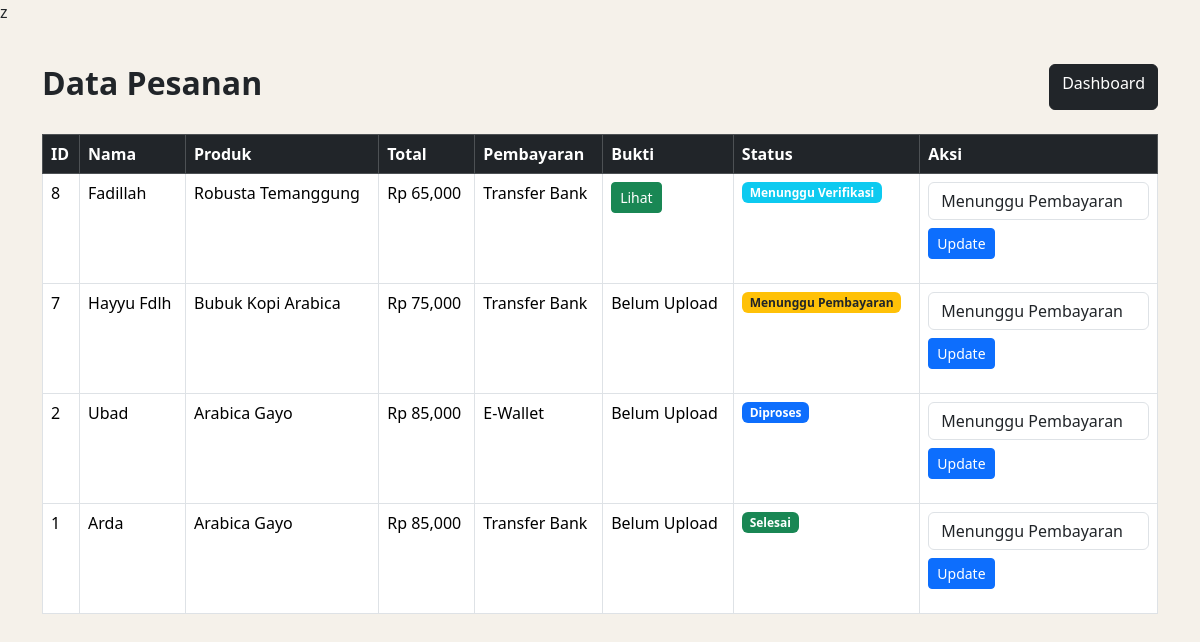
/admin/admin_pesanan.php (signed in), run on the app's committed database.
### tables this page shows
CREATE TABLE IF NOT EXISTS `pesanan` (
  `id` int NOT NULL AUTO_INCREMENT,
  `nama` varchar(100) DEFAULT NULL,
  `email` varchar(100) DEFAULT NULL,
  `alamat` text,
  `produk` varchar(100) DEFAULT NULL,
  `harga` int DEFAULT NULL,
  `payment` varchar(50) DEFAULT NULL,
  `status_pesanan` varchar(50) DEFAULT 'Menunggu Pembayaran',
  `bukti_transfer` varchar(255) DEFAULT NULL,
  `tanggal` timestamp NULL DEFAULT CURRENT_TIMESTAMP,
  `berat` varchar(20) DEFAULT NULL,
  `qty` int DEFAULT NULL,
  PRIMARY KEY (`id`)
);

### admin/admin_pesanan.php (the view, shortened to what this page needs)
<?php
include '../config/koneksi.php';
$data = mysqli_query(
    $conn,
    "SELECT * FROM pesanan ORDER BY id DESC"
);
?>
<!DOCTYPE html>
<html>
<head>
<link href="https://cdn.jsdelivr.net/npm/bootstrap@5.3.3/dist/css/bootstrap.min.css" rel="stylesheet">
</head>
<body>
<div class="container">
    <div class="d-flex justify-content-between mb-4">
        <h2 class="fw-bold">
            Data Pesanan
        </h2>
        <a href="dashboard.php" class="btn btn-dark">
            Dashboard
        </a>
    </div>
    <table class="table table-bordered bg-white">
        <tr class="table-dark">
            <th>ID</th>
            <th>Nama</th>
            <th>Produk</th>
            <th>Total</th>
            <th>Pembayaran</th>
            <th>Bukti</th>
            <th>Status</th>
            <th>Aksi</th>
        </tr>
        <?php while($d = mysqli_fetch_array($data)){ ?>
        <tr>
            <td><?php echo $d['id']; ?></td>
            <td><?php echo $d['nama']; ?></td>
            <td><?php echo $d['produk']; ?></td>
            <td>
                Rp <?php echo number_format($d['harga']); ?>
            </td>
            <td>
                <?php echo $d['payment']; ?>
            </td>
            <td>
                <?php if($d['bukti_transfer'] != ''){ ?>
                    <a
                    href="../bukti/<?php echo $d['bukti_transfer']; ?>"
                    target="_blank"
                    class="btn btn-success btn-sm">
                        Lihat
                    </a>
                <?php } else { ?>
                    Belum Upload
                <?php } ?>
            </td>
            <td>
            <?php
            $status = $d['status_pesanan'];
            if($status == "Menunggu Pembayaran"){
            echo "<span class='badge bg-warning text-dark'>$status</span>";
            }
            elseif($status == "Menunggu Verifikasi"){
            echo "<span class='badge bg-info'>$status</span>";
            }
            elseif($status == "Diproses"){
            echo "<span class='badge bg-primary'>$status</span>";
            }
            elseif($status == "Dikirim"){
            echo "<span class='badge bg-secondary'>$status</span>";
            }
            else{
            echo "<span class='badge bg-success'>$status</span>";
            }
            ?>
            </td>
            <td>
                <form
                action="update_status.php"
                method="POST">
                    <select
                    name="status"
                    class="form-control mb-2">
                        <option>
                            Menunggu Pembayaran
                        </option>
                    </select>
                    <button class="btn btn-primary btn-sm">
                        Update
                    </button>
                </form>
            </td>
        </tr>
        <?php } ?>
    </table>
</div>
</body>
</html>

### admin/admin_pesanan.php (style rules this page uses)
body { background:#f5f1ea; }
.container { margin-top:40px; }

### data on the page
pesanan: id "8", nama "Fadillah", produk "Robusta Temanggung", harga "65,000", payment "Transfer Bank", status_pesanan "Menunggu Verifikasi"
pesanan: id "7", nama "Hayyu Fdlh", produk "Bubuk Kopi Arabica", harga "75,000", payment "Transfer Bank", shows "Belum Upload", status_pesanan "Menunggu Pembayaran"
pesanan: id "2", nama "Ubad", produk "Arabica Gayo", harga "85,000", payment "E-Wallet", shows "Belum Upload", status_pesanan "Diproses"
pesanan: id "1", nama "Arda", produk "Arabica Gayo", harga "85,000", payment "Transfer Bank", shows "Belum Upload", status_pesanan "Selesai"
